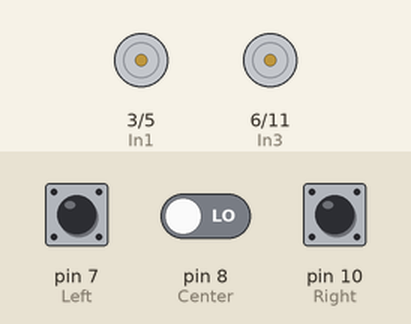
Simulated run of this sketch. Board: Arduino Uno, built with avr-gcc and run on an emulated ATmega328P. Shown: motor-driver pin pairs drawn as motors (green arrow = first pin HIGH = forward, orange = second pin HIGH = backward, longer = more drive). The inputs (shaded band) are chosen by the test bench; at power-on: pin 7 (Left) LOW, pin 8 (Center) LOW, pin 10 (Right) LOW. What the sketch prints to the serial monitor is not drawn.

Above: at 1.2 s.
1.3 s: pin 7 (Left) pulled HIGH for 0.15 s
At 2.1 s:
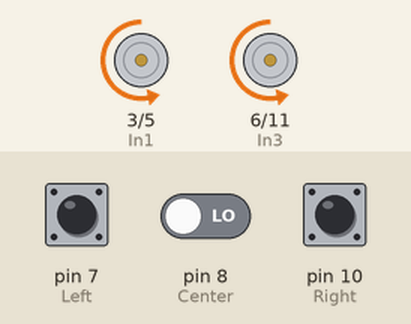
2.9 s: pin 8 (Center) driven HIGH
5.9 s: pin 10 (Right) pulled HIGH for 0.15 s
9.0 s: pin 7 (Left) pulled HIGH for 1 s
13.0 s: pin 8 (Center) driven LOW
16.0 s: pin 10 (Right) pulled HIGH for 1 s
Timing chart, 0 to 19.0 s (numbered marks = the images above; inputs shaded):
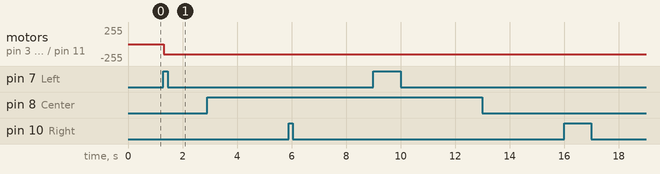

Measured:
- after the input at 1.3 s, motor on pin 3 (In1) / pin 5 (In2), motor on pin 6 (In3) / pin 11 (In4): stopped → backward 150/255 at once
- after the input at 2.9 s, every drawn part: stays the same
- after the input at 5.9 s, every drawn part: stays the same
- after the input at 9.0 s, every drawn part: stays the same
- after the input at 13.0 s, every drawn part: stays the same
- after the input at 16.0 s, every drawn part: stays the same

The sketch:

Joner_Light_sensor_test.ino
```cpp
const int Left = 7;
const int Center = 8;
const int Right = 10;
 int In1 = 3;
 int In2 = 5;
 int In3 = 6;
 int In4 = 11;

void setup() {
  pinMode(Left, INPUT);
  pinMode(Center, INPUT);
  pinMode(Right, INPUT);
  Serial.begin(9600);
}

void loop() {
  int LeftR;
  int CenterR;
  int RightR;

  LeftR = digitalRead(Left);
  CenterR = digitalRead(Center);
  RightR = digitalRead(Right);

  Serial.print(LeftR);
  Serial.print(", ");

  Serial.print(CenterR);
  Serial.print(", ");

  Serial.print(RightR);
  Serial.println(", ");
  delay(10);

  if(LeftR == 1 || Center==1 || RightR ==1)
  {
    //moves backward
    analogWrite(In1, 0);
    analogWrite(In2, 150);
    analogWrite(In3, 0);
    analogWrite(In4, 150);
  }
}
```
